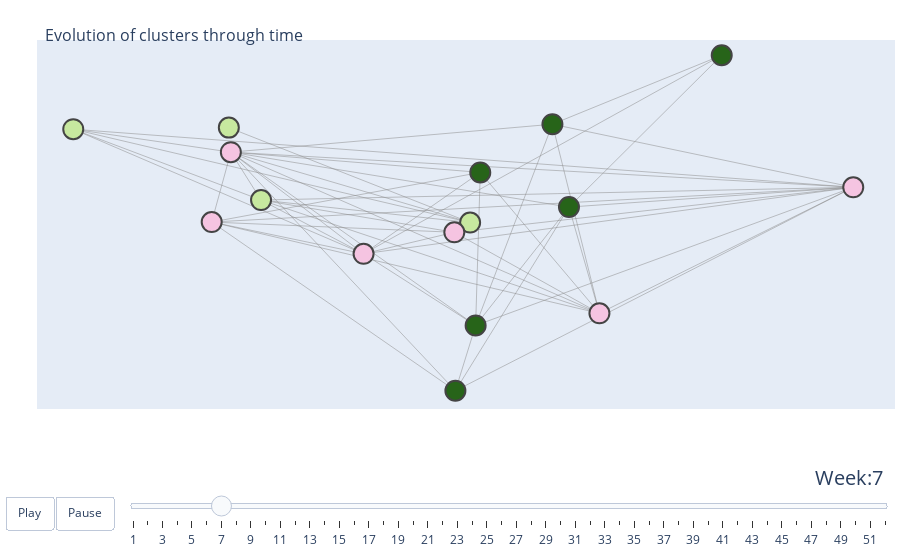

Source (notebook cell):
### Code cell
weeks = list(range(1, 53))
x = [x[0] for x in final_pos.values()]
y = [x[1] for x in final_pos.values()]
# make figure
G = nx.read_graphml(files[0][1]).subgraph(filt)
fig_dict = {
    "data": [create_edges(G, final_pos), create_nodes(G, final_pos)],
    "layout": {},
    "frames": []
}

# fill in most of layout
fig_dict["layout"]['title'] = '<br>Evolution of clusters through time'
fig_dict["layout"]['titlefont_size'] = 16
fig_dict["layout"]['showlegend'] = False
fig_dict["layout"]['hovermode'] = 'closest'
fig_dict["layout"]['margin'] = dict(b=20,l=5,r=5,t=40)
fig_dict["layout"]['xaxis'] = dict(showgrid=False, zeroline=False, showticklabels=False,
                                   range=[min(x)*1.1, max(x)*1.1])
fig_dict["layout"]['yaxis'] = dict(showgrid=False, zeroline=False, showticklabels=False,
                                   range=[min(y)*1.1, max(y)*1.1])

fig_dict["layout"]["sliders"] = {
    "args": [
        "transition", {
            "duration": 400,
            "easing": "cubic-in-out"
        }
    ],
    "initialValue": "1",
    "plotlycommand": "animate",
    "values": weeks,
    "visible": True
}
fig_dict["layout"]["updatemenus"] = [
    {
        "buttons": [
            {
                "args": [None, {"frame": {"duration": 1000, "redraw": False},
                                "fromcurrent": True, "transition": {"duration": 300,
                                                                    "easing": "quadratic-in-out"}}],
                "label": "Play",
                "method": "animate"
            },
            {
                "args": [[None], {"frame": {"duration": 0, "redraw": False},
                                  "mode": "immediate",
                                  "transition": {"duration": 0}}],
                "label": "Pause",
                "method": "animate"
            }
        ],
        "direction": "left",
        "pad": {"r": 10, "t": 87},
        "showactive": False,
        "type": "buttons",
        "x": 0.1,
        "xanchor": "right",
        "y": 0,
        "yanchor": "top"
    }
]

sliders_dict = {
    "active": 0,
    "yanchor": "top",
    "xanchor": "left",
    "currentvalue": {
        "font": {"size": 20},
        "prefix": "Week:",
        "visible": True,
        "xanchor": "right"
    },
    "transition": {"duration": 300, "easing": "cubic-in-out"},
    "pad": {"b": 10, "t": 50},
    "len": 0.9,
    "x": 0.1,
    "y": 0,
    "steps": []
}

#Update the data and frames

for f in files:
    G = nx.read_graphml(f[1]).subgraph(filt)
    frame = {"data": [create_edges(G, final_pos), create_nodes(G, final_pos)], "name": f[0]}
    fig_dict["frames"].append(frame)
    slider_step = {"args": [
        [f[0]],
        {"frame": {"duration": 300, "redraw": False},
         "mode": "immediate",
         "transition": {"duration": 300}}
    ],
        "label": f[0],
        "method": "animate"}
    sliders_dict["steps"].append(slider_step)
    
fig_dict["layout"]["sliders"] = [sliders_dict]

fig = go.Figure(fig_dict)

fig.show()

### Figure 1 — Plotly figure (JSON) as saved in the notebook; plotly's stock layout.template omitted (floating-point values rounded to 4 significant figures; data arrays with more than 128 entries replaced by an {"elided": "..."} marker saying what was removed)
{"data": [{"hoverinfo": "none", "line": {"color": "#888", "width": 0.5}, "mode": "lines", "type": "scatter", "x": {"elided": "150 float values"}, "y": {"elided": "150 float values"}}, {"hoverinfo": "text", "marker": {"color": [-1, 0, 2, 2, 1, 1, 1, 1, 2, 2, 0, 2, 0, 0, 0, 0, 2], "line": {"width": 2}, "size": 20}, "mode": "markers", "text": ["na", "Cluster: 0", "Cluster: 2", "Cluster: 2", "Cluster: 1", "Cluster: 1", "Cluster: 1", "Cluster: 1", "Cluster: 2", "Cluster: 2", "Cluster: 0", "Cluster: 2", "Cluster: 0", "Cluster: 0", "Cluster: 0", "Cluster: 0", "Cluster: 2"], "type": "scatter", "x": [-1, -0.05961, 0.03875, 0.005712, 0.009995, -0.05083, -0.0602, -0.1055, 0.08319, 0.03394, -0.021, 0.01295, 0.1215, -0.06518, 0.04761, 0.005397, 0.0116], "y": [-1, 0.02216, 0.0003206, -0.07269, -0.005812, 0.003117, 0.03192, 0.03129, 0.06069, 0.03327, -0.01825, 0.01411, 0.0082, -0.005627, -0.04191, -0.009704, -0.04675]}], "layout": {"autosize": true, "hovermode": "closest", "margin": {"b": 20, "l": 5, "r": 5, "t": 40}, "showlegend": false, "sliders": [{"active": 6, "currentvalue": {"font": {"size": 20}, "prefix": "Week:", "visible": true, "xanchor": "right"}, "len": 0.9, "pad": {"b": 10, "t": 50}, "steps": [{"args": [[1], {"frame": {"duration": 300, "redraw": false}, "mode": "immediate", "transition": {"duration": 300}}], "label": "1", "method": "animate"}, {"args": [[2], {"frame": {"duration": 300, "redraw": false}, "mode": "immediate", "transition": {"duration": 300}}], "label": "2", "method": "animate"}, {"args": [[3], {"frame": {"duration": 300, "redraw": false}, "mode": "immediate", "transition": {"duration": 300}}], "label": "3", "method": "animate"}, {"args": [[4], {"frame": {"duration": 300, "redraw": false}, "mode": "immediate", "transition": {"duration": 300}}], "label": "4", "method": "animate"}, {"args": [[5], {"frame": {"duration": 300, "redraw": false}, "mode": "immediate", "transition": {"duration": 300}}], "label": "5", "method": "animate"}, {"args": [[6], {"frame": {"duration": 300, "redraw": false}, "mode": "immediate", "transition": {"duration": 300}}], "label": "6", "method": "animate"}, {"args": [[7], {"frame": {"duration": 300, "redraw": false}, "mode": "immediate", "transition": {"duration": 300}}], "label": "7", "method": "animate"}, {"args": [[8], {"frame": {"duration": 300, "redraw": false}, "mode": "immediate", "transition": {"duration": 300}}], "label": "8", "method": "animate"}, {"args": [[9], {"frame": {"duration": 300, "redraw": false}, "mode": "immediate", "transition": {"duration": 300}}], "label": "9", "method": "animate"}, {"args": [[10], {"frame": {"duration": 300, "redraw": false}, "mode": "immediate", "transition": {"duration": 300}}], "label": "10", "method": "animate"}, {"args": [[11], {"frame": {"duration": 300, "redraw": false}, "mode": "immediate", "transition": {"duration": 300}}], "label": "11", "method": "animate"}, {"args": [[12], {"frame": {"duration": 300, "redraw": false}, "mode": "immediate", "transition": {"duration": 300}}], "label": "12", "method": "animate"}, {"args": [[13], {"frame": {"duration": 300, "redraw": false}, "mode": "immediate", "transition": {"duration": 300}}], "label": "13", "method": "animate"}, {"args": [[14], {"frame": {"duration": 300, "redraw": false}, "mode": "immediate", "transition": {"duration": 300}}], "label": "14", "method": "animate"}, {"args": [[15], {"frame": {"duration": 300, "redraw": false}, "mode": "immediate", "transition": {"duration": 300}}], "label": "15", "method": "animate"}, {"args": [[16], {"frame": {"duration": 300, "redraw": false}, "mode": "immediate", "transition": {"duration": 300}}], "label": "16", "method": "animate"}, {"args": [[17], {"frame": {"duration": 300, "redraw": false}, "mode": "immediate", "transition": {"duration": 300}}], "label": "17", "method": "animate"}, {"args": [[18], {"frame": {"duration": 300, "redraw": false}, "mode": "immediate", "transition": {"duration": 300}}], "label": "18", "method": "animate"}, {"args": [[19], {"frame": {"duration": 300, "redraw": false}, "mode": "immediate", "transition": {"duration": 300}}], "label": "19", "method": "animate"}, {"args": [[20], {"frame": {"duration": 300, "redraw": false}, "mode": "immediate", "transition": {"duration": 300}}], "label": "20", "method": "animate"}, {"args": [[21], {"frame": {"duration": 300, "redraw": false}, "mode": "immediate", "transition": {"duration": 300}}], "label": "21", "method": "animate"}, {"args": [[22], {"frame": {"duration": 300, "redraw": false}, "mode": "immediate", "transition": {"duration": 300}}], "label": "22", "method": "animate"}, {"args": [[23], {"frame": {"duration": 300, "redraw": false}, "mode": "immediate", "transition": {"duration": 300}}], "label": "23", "method": "animate"}, {"args": [[24], {"frame": {"duration": 300, "redraw": false}, "mode": "immediate", "transition": {"duration": 300}}], "label": "24", "method": "animate"}, {"args": [[25], {"frame": {"duration": 300, "redraw": false}, "mode": "immediate", "transition": {"duration": 300}}], "label": "25", "method": "animate"}, {"args": [[26], {"frame": {"duration": 300, "redraw": false}, "mode": "immediate", "transition": {"duration": 300}}], "label": "26", "method": "animate"}, {"args": [[27], {"frame": {"duration": 300, "redraw": false}, "mode": "immediate", "transition": {"duration": 300}}], "label": "27", "method": "animate"}, {"args": [[28], {"frame": {"duration": 300, "redraw": false}, "mode": "immediate", "transition": {"duration": 300}}], "label": "28", "method": "animate"}, {"args": [[29], {"frame": {"duration": 300, "redraw": false}, "mode": "immediate", "transition": {"duration": 300}}], "label": "29", "method": "animate"}, {"args": [[30], {"frame": {"duration": 300, "redraw": false}, "mode": "immediate", "transition": {"duration": 300}}], "label": "30", "method": "animate"}, {"args": [[31], {"frame": {"duration": 300, "redraw": false}, "mode": "immediate", "transition": {"duration": 300}}], "label": "31", "method": "animate"}, {"args": [[32], {"frame": {"duration": 300, "redraw": false}, "mode": "immediate", "transition": {"duration": 300}}], "label": "32", "method": "animate"}, {"args": [[33], {"frame": {"duration": 300, "redraw": false}, "mode": "immediate", "transition": {"duration": 300}}], "label": "33", "method": "animate"}, {"args": [[34], {"frame": {"duration": 300, "redraw": false}, "mode": "immediate", "transition": {"duration": 300}}], "label": "34", "method": "animate"}, {"args": [[35], {"frame": {"duration": 300, "redraw": false}, "mode": "immediate", "transition": {"duration": 300}}], "label": "35", "method": "animate"}, {"args": [[36], {"frame": {"duration": 300, "redraw": false}, "mode": "immediate", "transition": {"duration": 300}}], "label": "36", "method": "animate"}, {"args": [[37], {"frame": {"duration": 300, "redraw": false}, "mode": "immediate", "transition": {"duration": 300}}], "label": "37", "method": "animate"}, {"args": [[38], {"frame": {"duration": 300, "redraw": false}, "mode": "immediate", "transition": {"duration": 300}}], "label": "38", "method": "animate"}, {"args": [[39], {"frame": {"duration": 300, "redraw": false}, "mode": "immediate", "transition": {"duration": 300}}], "label": "39", "method": "animate"}, {"args": [[40], {"frame": {"duration": 300, "redraw": false}, "mode": "immediate", "transition": {"duration": 300}}], "label": "40", "method": "animate"}, {"args": [[41], {"frame": {"duration": 300, "redraw": false}, "mode": "immediate", "transition": {"duration": 300}}], "label": "41", "method": "animate"}, {"args": [[42], {"frame": {"duration": 300, "redraw": false}, "mode": "immediate", "transition": {"duration": 300}}], "label": "42", "method": "animate"}, {"args": [[43], {"frame": {"duration": 300, "redraw": false}, "mode": "immediate", "transition": {"duration": 300}}], "label": "43", "method": "animate"}, {"args": [[44], {"frame": {"duration": 300, "redraw": false}, "mode": "immediate", "transition": {"duration": 300}}], "label": "44", "method": "animate"}, {"args": [[45], {"frame": {"duration": 300, "redraw": false}, "mode": "immediate", "transition": {"duration": 300}}], "label": "45", "method": "animate"}, {"args": [[46], {"frame": {"duration": 300, "redraw": false}, "mode": "immediate", "transition": {"duration": 300}}], "label": "46", "method": "animate"}, {"args": [[47], {"frame": {"duration": 300, "redraw": false}, "mode": "immediate", "transition": {"duration": 300}}], "label": "47", "method": "animate"}, {"args": [[48], {"frame": {"duration": 300, "redraw": false}, "mode": "immediate", "transition": {"duration": 300}}], "label": "48", "method": "animate"}, {"args": [[49], {"frame": {"duration": 300, "redraw": false}, "mode": "immediate", "transition": {"duration": 300}}], "label": "49", "method": "animate"}, {"args": [[50], {"frame": {"duration": 300, "redraw": false}, "mode": "immediate", "transition": {"duration": 300}}], "label": "50", "method": "animate"}, {"args": [[51], {"frame": {"duration": 300, "redraw": false}, "mode": "immediate", "transition": {"duration": 300}}], "label": "51", "method": "animate"}, {"args": [[52], {"frame": {"duration": 300, "redraw": false}, "mode": "immediate", "transition": {"duration": 300}}], "label": "52", "method": "animate"}], "transition": {"duration": 300, "easing": "cubic-in-out"}, "x": 0.1, "xanchor": "left", "y": 0, "yanchor": "top"}], "title": {"font": {"size": 16}, "text": "<br>Evolution of clusters through time"}, "updatemenus": [{"active": 1, "buttons": [{"args": [null, {"frame": {"duration": 1000, "redraw": false}, "fromcurrent": true, "transition": {"duration": 300, "easing": "quadratic-in-out"}}], "label": "Play", "method": "animate"}, {"args": [[null], {"frame": {"duration": 0, "redraw": false}, "mode": "immediate", "transition": {"duration": 0}}], "label": "Pause", "method": "animate"}], "direction": "left", "pad": {"r": 10, "t": 87}, "showactive": false, "type": "buttons", "x": 0.1, "xanchor": "right", "y": 0, "yanchor": "top"}], "xaxis": {"range": [-0.116, 0.1336], "showgrid": false, "showticklabels": false, "type": "linear", "zeroline": false}, "yaxis": {"range": [-0.07996, 0.06676], "showgrid": false, "showticklabels": false, "type": "linear", "zeroline": false}}}
